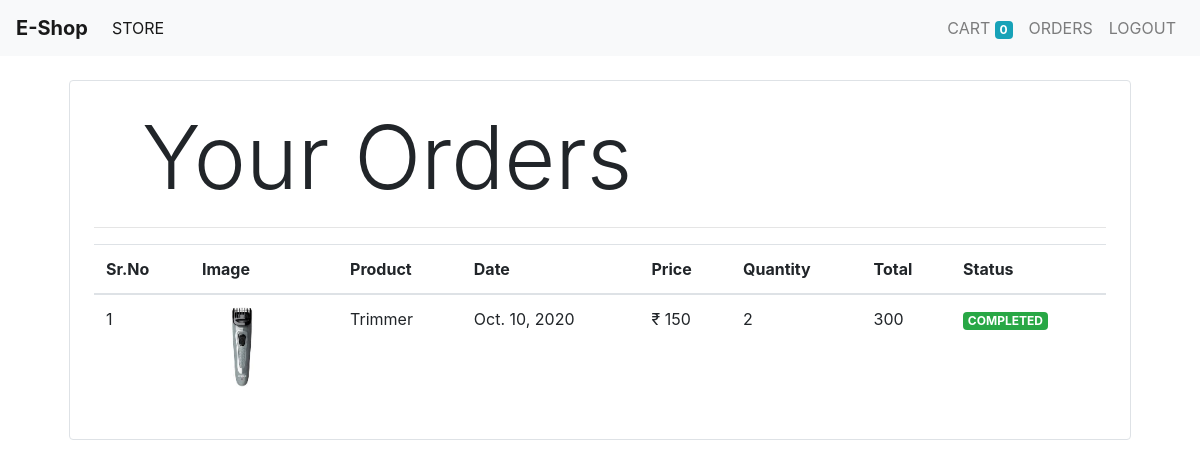
Screenshot of /orders (signed in) with the database file from the repository.
### store/models/orders.py (models this page shows, shortened)
class Order(models.Model):
    product = models.ForeignKey(Product, on_delete=models.CASCADE)
    customer = models.ForeignKey(Customer, on_delete=models.CASCADE)
    quantity = models.IntegerField(default=1)
    price = models.IntegerField()
    address = models.CharField(max_length=50, default=" ", blank=True)
    phone = models.CharField(max_length=50, default=" ", blank=True)
    date = models.DateField(default=datetime.datetime.today)
    status = models.BooleanField(default=False)
    @staticmethod
    def get_orders_by_customer(customer_id):
        return Order\
            .objects\
            .filter(customer = customer_id)\
            .order_by('-date')

### store/models/product.py (models this page shows, shortened)
class Product(models.Model):
    name = models.CharField(max_length=50)
    price = models.IntegerField(default=0)
    category = models.ForeignKey(Category , on_delete= models.CASCADE,default=1)
    description = models.CharField(max_length=200,default=0,null=True,blank=True)
    image = models.ImageField(upload_to="uploads/products/")

### store/middlewares/auth.py (the view)
    def middleware(request):
        print(request.session.get('customer'))
        returnurl = request.META['PATH_INFO']
        print(request.META['PATH_INFO'])
        if not request.session.get('customer'):
            return redirect(f'login?return_url={returnurl}')
        response = get_response(request)
        return response

### store/templatetags/custom_filter.py (called while the page is built)
@register.filter(name='currency')
def currency(number):
    return "₹ " + str(number)

@register.filter(name='multiply')
def multiply(number,number1):
    return number * number1

### store/views/orders.py (called while the page is built)
    def get(self,request):
        customer = request.session.get('customer')
        orders = Order.get_orders_by_customer(customer)
        print(orders)
        orders = orders.reverse()
        return render(request,'orders.html',{'orders':orders})

### store/templates/orders.html
{% extends 'base.html' %}
{% block content %}
{% load cart %}
{% load custom_filter %}
<div class="container">
    <div class="border rounded p-4 m-4">
       <p class="display-2 pl-4 ml-4">Your Orders</p>
       <hr>
        <table class="table">
            <thead>
            <tr>
                <th>Sr.No</th>
                <th>Image</th>
                <th>Product</th>
                <th>Date</th>
                <th>Price</th>
                <th>Quantity</th>
                <th>Total</th>
                <th>Status</th>
            </tr>
            </thead>
            <tbody>
            {% for order in orders %}
            <tr>
                <td>{{forloop.counter}}</td>
                <td><img style="height: 80px ;" class="rounded-circle"
                    src="{{order.product.image.url}}" alt=""></td>
                <td>{{order.product.name}}</td>
                <td>{{order.date}}</td>
                <td>{{order.price|currency}}</td>
                <td>{{order.quantity}}</td>
                <td>{{order.quantity|multiply:order.price}}</td>
               {% if order.status %}
               <td><small class=" badge badge-success">COMPLETED</small> </td>
               {% else %}
               <td><small class=" badge badge-warning">PENDING</small> </td>
               {% endif %}
            </tr>
            {% endfor %}
            </tbody>
        </table>
    </div>
</div>
{% endblock %}

### rows the page displays
Order: product.image (picture), product.name "Trimmer", date "Oct. 10, 2020", price "₹ 150", quantity "2", quantity|multiply "300", status "COMPLETED"

### other values shown
{{ request.session.cart.keys|length }} "0"
